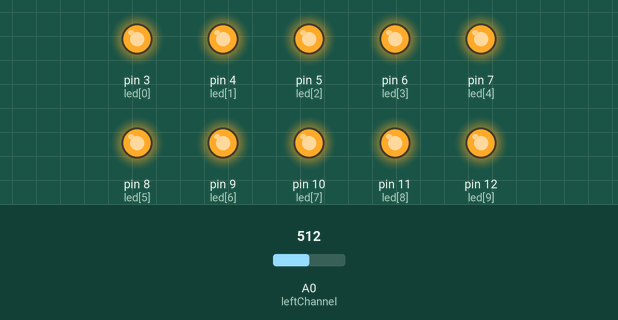
Simulated run of this sketch. Board: Arduino Uno, built with avr-gcc and run on an emulated ATmega328P. Shown: output pins drawn as LEDs (lit = HIGH). Inputs (shaded band) come from the test bench; at power-on: A0 (leftChannel) = 512.

Above: at 1.2 s.
1.3 s: A0 (leftChannel) set to 104
2.8 s: A0 (leftChannel) set to 92
At 4.0 s:
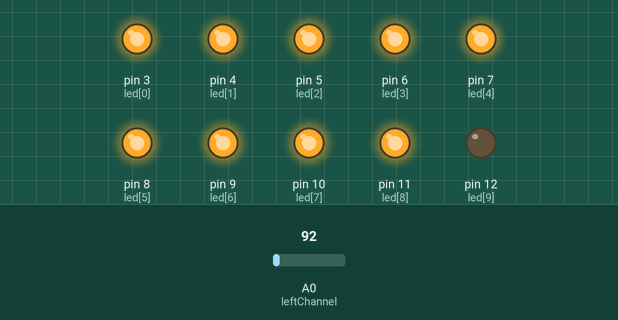
4.3 s: A0 (leftChannel) set to 0
At 5.1 s:
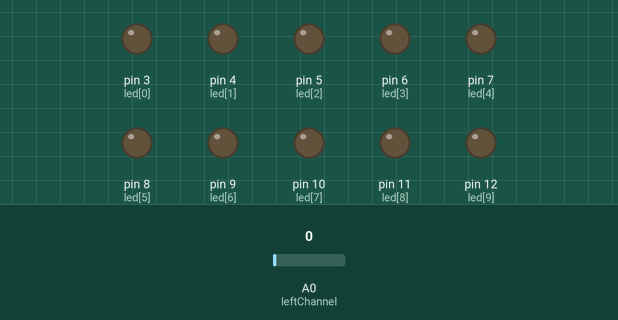
5.8 s: A0 (leftChannel) set to 8
7.3 s: A0 (leftChannel) set to 11
At 8.5 s:
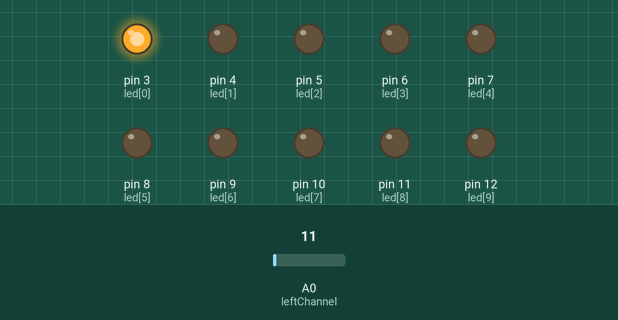
8.8 s: A0 (leftChannel) set to 122
At 9.8 s:
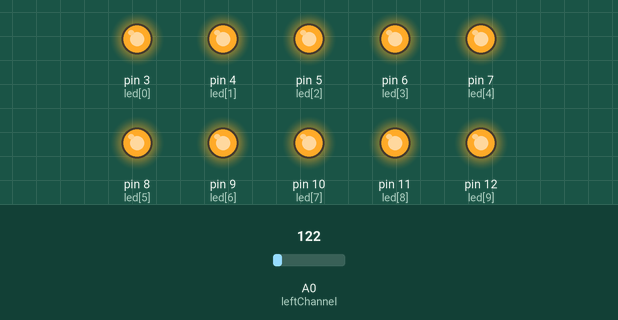
Timing chart, 0 to 11.3 s (numbered marks = the images above; inputs shaded):
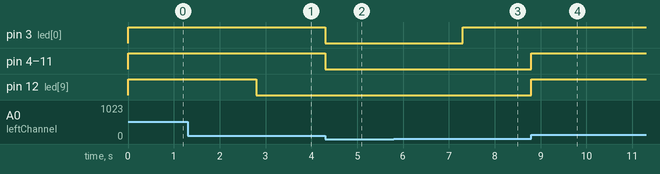

The sketch:

vumetru.ino
```cpp
// Led VU Meter Example
// Version 1.0
// Written by James Newbould


int led[10] = { 3, 4, 5, 6, 7, 8, 9, 10, 11, 12}; // Assign the pins for the leds
int leftChannel = 0;  // left channel input
int left, i;

void setup()
{
for (i = 0; i < 10; i++)  // Tell the arduino that the leds are digital outputs
  pinMode(led[i], OUTPUT);
//  Serial.begin(9600); // Uncomment to enable troubleshooting over serial.
}

void loop()
{
left = analogRead(leftChannel);  // read the left channel
// Serial.println(left);  // uncomment to check the raw input.
left = left/10;    // adjusts the sensitivity
//  Serial.println(left);  // uncomment to check the modified input.
// left = 1500;  // uncomment to test all leds light.
// left = 0;    // uncomment to check the leds are not lit when the input is 0.

  if (left == 0)  // if the volume is 0 then turn off all leds
   {
   for(i = 0; i < 10; i++)
     {
     digitalWrite(led[i], LOW);
     }
  }

  else
  {
   for (i = 0; i < left; i++) // turn on the leds up to the volume level
    {
     digitalWrite(led[i], HIGH);
    }

    for(i = i; i < 10; i++)  // turn off the leds above the voltage level
     {
      digitalWrite(led[i], LOW);
     }
  }
}
```

Measured:
- the behaviour switches between 100 and 99 on A0 (leftChannel) (found by bisection; images 0 and 1)
- the behaviour switches between 9 and 10 on A0 (leftChannel) (found by bisection; images 2 and 3)
- after the input at 1.3 s, every drawn part: stays the same
- after the input at 2.8 s, pin 12 (led[9]): HIGH → LOW at once
- after the input at 4.3 s, pin 3 (led[0]), pin 4 (led[1]), pin 5 (led[2]), pin 6 (led[3]), pin 7 (led[4]), pin 8 (led[5]), pin 9 (led[6]), pin 10 (led[7]), pin 11 (led[8]): HIGH → LOW at once
- after the input at 5.8 s, every drawn part: stays the same
- after the input at 7.3 s, pin 3 (led[0]): LOW → HIGH at once
- after the input at 8.8 s, pin 4 (led[1]), pin 5 (led[2]), pin 6 (led[3]), pin 7 (led[4]), pin 8 (led[5]), pin 9 (led[6]), pin 10 (led[7]), pin 11 (led[8]), pin 12 (led[9]): LOW → HIGH at once
